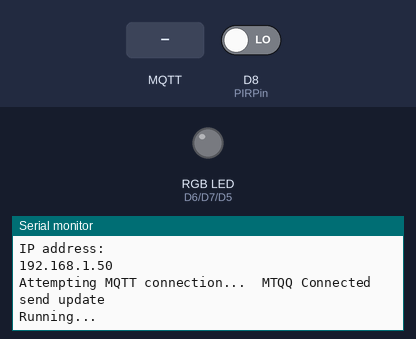
The sketch below on a simulated ESP8266 (NodeMCU). On the bench: an RGB LED mixed from three pins (HIGH = lit), the last lines printed to the serial monitor. Inputs (shaded band) come from the test bench; at power-on: D8 (PIRPin) LOW. WiFi joins after 1.5 s; servers stay silent unless stated; no MQTT or app messages arrive unless stated.

Above: at 4.7 s.
4.8 s: D8 (PIRPin) driven HIGH
At 6.0 s:
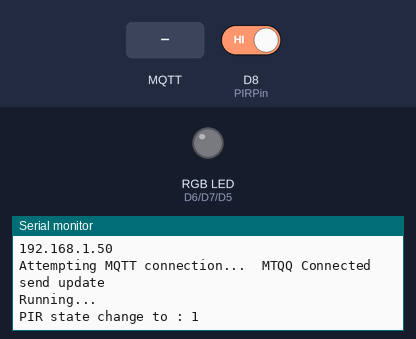
6.3 s: MQTT message "#" arrives on the first subscribed topic
At 7.1 s:
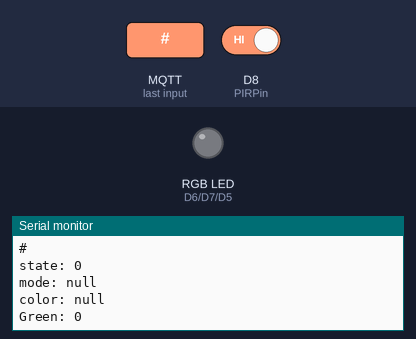

The sketch:

living_room.ino
```cpp
#include <ArduinoJson.h>
#include <BH1750.h>
#include <ESP8266WiFi.h>
#include <PubSubClient.h>
#include <SimpleTimer.h>
#include <Wire.h>

SimpleTimer timer;

//============= networking setting ===============
#define MQTT_SERVER "192.168.16.25"
#define port 1883
const char* ssid = "103-961-Lamarche";
const char* password = "LimeRouge16";
//=================================================
//===============  MQTT setting ===================
void callback(char* topic, byte* payload, unsigned int length);
WiFiClient wifiClient;
PubSubClient client(MQTT_SERVER, port, callback, wifiClient);
//=================================================

// topic to subscribe //
const char* T_RGB = "L-MVusr05_oP/living_room/tv_light";
const char* T_PIR = "L-MVusr05_oP/living_room/pir";
const char* T_lightevel = "L-MVusr05_oP/living_room/lux";
const char* update_Topic = "update";

long lastMsg = 0;
char msg[20];

#define redPin D6
#define greenPin D7
#define bluePin D5
#define PIRPin D8

int red = 0;
int green = 0;
int blue = 0;
String prevColorStr;
bool pirState = false;
bool prevPirState = false;

//BH1750 lightMeter;

void setup()
{
    Serial.begin(115200);
    Serial.println("init...");
    pinMode(redPin, OUTPUT);
    pinMode(greenPin, OUTPUT);
    pinMode(greenPin, OUTPUT);

    Wire.begin();

    WiFi.persistent(false);
    WiFi.disconnect(true);

    //============= networking setup ===============
    WiFi.begin(ssid, password);
    //=================================================
    //===============  MQTT setup ===================
    reconnect();
    delay(2000);
    //=================================================

    //================  BH1750 ======================
    //lightMeter.begin();

    Serial.println("Running...");
    analogWrite(redPin, map(red, 0, 255, 0, 1023));
    analogWrite(greenPin, map(green, 0, 255, 0, 1023));
    analogWrite(bluePin, map(blue, 0, 255, 0, 1023));

    //timer.setInterval(80L, send_lux);
    timer.setInterval(80L, PIRupdate);
}

void loop()
{
    // reconnect if connection is lost
    if (!client.connected() && WiFi.status() == 3) {
        reconnect();
    }
    // maintain MQTT connection
    client.loop();
    //PIRupdate();

    timer.run();

    delay(1);
}

// MQTT callback
void callback(char* topic, byte* payload, unsigned int length)
{
    String topicStr = topic;
    String strValue;
    int Intvalue;

    //Print out some debugging info
    Serial.println("Callback update.");
    Serial.print("Topic: ");
    Serial.println(topicStr);

    for (int i = 0; i < length; i++) {
        Serial.print((char)payload[i]);
        strValue += (char)payload[i];
    }
    Serial.println();
    Intvalue = strValue.toInt();

    Update_value(Intvalue, strValue, topicStr);
}

void Update_value(int val, String strval, String topic)
{

    //for RGB

    if (topic == T_RGB) {
        StaticJsonBuffer<200> jsonBuffer;
        JsonObject& root = jsonBuffer.parseObject(strval);

        String colorstr = root["color"];
        String mode = root["mode"];
        boolean state = root["state"];

        Serial.print("state: ");
        Serial.println(state);
        Serial.print("mode: ");
        Serial.println(mode);
        Serial.print("color: ");
        Serial.println(colorstr);
        if (1) {
            if (colorstr[0] == '#') {
                long color = (long)strtol(&colorstr[1], NULL, 16);
                red = (color >> 16) & 0xff;
                green = (color >> 8) & 0xff;
                blue = (color)&0xff;

                prevColorStr = colorstr;
            }
            Serial.print("Green: ");
            Serial.println(green);

            //output value
            analogWrite(redPin, map(red, 0, 255, 0, 1023));
            analogWrite(greenPin, map(green, 0, 255, 0, 1023));
            analogWrite(bluePin, map(blue, 0, 255, 0, 1023));
        }
    }
}

// MQTT connection
// networking functions
void reconnect()
{
    // WiFi connect
    if (WiFi.status() != WL_CONNECTED) {
        // debug printing
        Serial.print("Connecting to ");
        Serial.println(ssid);

        // loop while we wait for connection
        while (WiFi.status() != WL_CONNECTED) {
            delay(500);
            Serial.print(".");
        }
        Serial.println("");
        Serial.println("WiFi connected");
        Serial.println("IP address: ");
        Serial.println(WiFi.localIP());
    }

    // mqtt connect
    if (WiFi.status() == WL_CONNECTED) {
        while (!client.connected()) {
            Serial.print("Attempting MQTT connection...");
            String clientName;
            clientName += "esp8266-";
            uint8_t mac[6];
            WiFi.macAddress(mac);
            clientName += macToStr(mac);

            if (client.connect((char*)clientName.c_str())) {
                Serial.println("\tMTQQ Connected");
                //========================   topic to subscribe ========================

                client.subscribe(T_RGB);

                //========================   topic to subscribe ========================

                client.publish(update_Topic, "1");
                Serial.println("send update");
            }
            // otherwise print failed for debugging
            else {
                Serial.println("\tFailed.");
                abort();
            }
        }
    }
}

// generate unique name from MAC addr
String macToStr(const uint8_t* mac)
{
    String result;
    for (int i = 0; i < 6; ++i) {
        result += String(mac[i], 16);

        if (i < 5) {
            result += ':';
        }
    }
    return result;
}

void PIRupdate()
{
    //Serial.println("PIR state change");
    pirState = digitalRead(PIRPin);
    String state = String(pirState);
    String braket = "}";
    String payload;

    StaticJsonBuffer<200> jsonBuffer;
    JsonObject& root = jsonBuffer.createObject();

    root["value"] = pirState;

    root.printTo(payload);

    if (pirState != prevPirState) {
        client.publish(T_PIR, (char*)payload.c_str());
        prevPirState = pirState;
        Serial.print("PIR state change to : ");
        Serial.println(pirState);
    }
    delay(50);
}

// int prevlux = 0;
// void send_lux() {

//   int lux = lightMeter.readLightLevel();

//   if (lux - prevlux >= 5 || prevlux - lux >= 5) {
//     client.publish(T_lightevel, (char *)String(lux).c_str());
//     delay(500);

//     Serial.print("light: ");
//     Serial.println(lightMeter.readLightLevel());
//     prevlux = lux;
//   }
// }
```

Measured:
- after the input at 4.8 s, the serial monitor: prints a new line at once (image 1)
- after the input at 6.3 s, the serial monitor: prints a new line at once (image 2)
